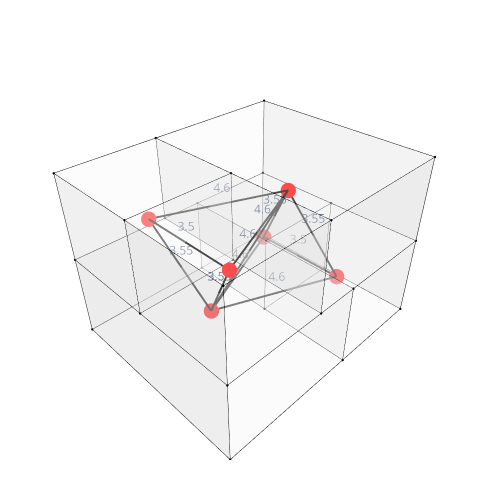

The code cell stored with this chart in its notebook:
### Markdown cell above
## 8. Show the geometry and graph

### Code cell
Topology.Show(house, g1, labels,
              vertexSizeKey="size",
              vertexColorKey="color",
              edgeWidthKey="width",
              edgeColorKey="color",
              showVertexLabel=True,
              vertexLabelKey="length",
              faceOpacity=0.3,
              width=500,
              height=500,
              backgroundColor="white",
              renderer=renderer)

### Figure 1 — Plotly figure (JSON) as saved in the notebook; plotly's stock layout.template omitted (floating-point values rounded to 4 significant figures; data arrays with more than 128 entries replaced by an {"elided": "..."} marker saying what was removed)
{"data": [{"customdata": [" ", " ", " ", " ", " ", " ", " ", " ", " ", " ", " ", " ", " ", " ", " ", " ", " ", " ", " ", " ", " ", " ", " ", " ", " ", " ", " ", " "], "hoverinfo": "text", "hovertemplate": ["Click  ", "Click  ", "Click  ", "Click  ", "Click  ", "Click  ", "Click  ", "Click  ", "Click  ", "Click  ", "Click  ", "Click  ", "Click  ", "Click  ", "Click  ", "Click  ", "Click  ", "Click  ", "Click  ", "Click  ", "Click  ", "Click  ", "Click  ", "Click  ", "Click  ", "Click  ", "Click  ", "Click  "], "hovertext": [" ", " ", " ", " ", " ", " ", " ", " ", " ", " ", " ", " ", " ", " ", " ", " ", " ", " ", " ", " ", " ", " ", " ", " ", " ", " ", " ", " "], "legendgroup": "1", "legendrank": 1, "marker": {"color": ["#000000", "#000000", "#000000", "#000000", "#000000", "#000000", "#000000", "#000000", "#000000", "#000000", "#000000", "#000000", "#000000", "#000000", "#000000", "#000000", "#000000", "#000000", "#000000", "#000000", "#000000", "#000000", "#000000", "#000000", "#000000", "#000000", "#000000", "#000000"], "line": {"width": 0}, "opacity": 1, "size": [2.8, 2.8, 2.8, 2.8, 2.8, 2.8, 2.8, 2.8, 2.8, 2.8, 2.8, 2.8, 2.8, 2.8, 2.8, 2.8, 2.8, 2.8, 2.8, 2.8, 2.8, 2.8, 2.8, 2.8, 2.8, 2.8, 2.8, 2.8], "sizemode": "diameter", "symbol": "circle"}, "mode": "markers+text", "name": "1: Untitled (Vertices)", "showlegend": false, "text": [" ", " ", " ", " ", " ", " ", " ", " ", " ", " ", " ", " ", " ", " ", " ", " ", " ", " ", " ", " ", " ", " ", " ", " ", " ", " ", " ", " "], "type": "scatter3d", "x": [0, 5, 5, 5, 0, 5, 0, 3.5, 5, 5, 0, 3.5, 0, 3.5, 8.5, 8.5, 8.5, 8.5, 8.5, 8.5, 0, 3.5, 0, 3.5, 3.5, 8.5, 8.5, 0], "y": [7, 7, 3.5, 0, 0, 7, 7, 7, 3.5, 0, 0, 0, 3.5, 3.5, 7, 3.5, 7, 3.5, 0, 0, 3.5, 3.5, 7, 7, 0, 0, 7, 0], "z": [0, 0, 0, 0, 0, 3, 3, 3, 3, 3, 3, 3, 3, 3, 0, 0, 3, 3, 0, 3, 6, 6, 6, 6, 6, 6, 6, 6]}, {"hoverinfo": "text", "hovertext": [], "legendgroup": "2", "legendrank": 2, "line": {"color": "#000000", "dash": "solid", "width": 1}, "marker": {"color": "#000000", "size": 0.25, "symbol": "circle"}, "mode": "markers+lines", "name": "1: Untitled (Edges)", "showlegend": false, "text": [], "type": "scatter3d", "x": {"elided": "156 float values"}, "y": {"elided": "156 float values"}, "z": {"elided": "156 int values"}}, {"cmax": 1, "cmin": 0, "color": "#FAFAFA", "colorscale": [[0, "#440154"], [0.1111, "#482878"], [0.2222, "#3e4989"], [0.3333, "#31688e"], [0.4444, "#26828e"], [0.5556, "#1f9e89"], [0.6667, "#35b779"], [0.7778, "#6ece58"], [0.8889, "#b5de2b"], [1, "#fde725"]], "flatshading": true, "hoverinfo": "text", "hovertext": "", "i": [0, 3, 3, 3, 6, 3, 4, 7, 1, 8, 0, 11, 10, 5, 12, 12, 13, 12, 10, 10, 8, 13, 10, 11, 4, 4, 7, 4, 16, 14, 15, 15, 17, 8, 1, 1, 17, 15, 2, 9, 19, 9, 20, 13, 21, 12, 6, 23, 6, 6, 22, 23, 24, 19, 9, 10, 25, 26, 7, 26, 24, 17, 24, 23, 20, 26, 25, 10, 27, 11, 21, 20], "j": [1, 4, 1, 5, 7, 6, 7, 8, 8, 9, 2, 0, 2, 3, 3, 0, 6, 13, 9, 8, 7, 8, 13, 10, 14, 15, 16, 7, 17, 16, 17, 8, 16, 17, 15, 18, 19, 17, 18, 2, 17, 19, 21, 20, 22, 21, 5, 6, 20, 23, 21, 22, 25, 24, 25, 25, 20, 16, 6, 7, 19, 16, 17, 20, 25, 20, 27, 25, 21, 27, 27, 21], "k": [2, 1, 0, 6, 4, 4, 1, 1, 2, 2, 10, 10, 9, 12, 0, 11, 5, 5, 8, 13, 6, 6, 12, 12, 15, 1, 14, 14, 15, 15, 8, 1, 7, 7, 18, 2, 18, 18, 19, 19, 8, 8, 12, 12, 5, 5, 22, 22, 13, 20, 20, 20, 9, 9, 10, 13, 13, 7, 23, 23, 17, 26, 26, 26, 24, 24, 11, 11, 12, 12, 25, 25], "legendgroup": "3", "legendrank": 3, "lighting": {"facenormalsepsilon": 0}, "name": "1: Untitled (Faces)", "opacity": 0.3, "showlegend": false, "showscale": false, "text": "", "type": "mesh3d", "x": [0, 5, 5, 0, 5, 0, 3.5, 5, 5, 5, 3.5, 0, 0, 3.5, 8.5, 8.5, 8.5, 8.5, 8.5, 8.5, 3.5, 0, 0, 3.5, 8.5, 3.5, 8.5, 0], "y": [0, 3.5, 0, 7, 7, 7, 7, 7, 3.5, 0, 0, 0, 3.5, 3.5, 7, 3.5, 7, 3.5, 0, 0, 3.5, 3.5, 7, 7, 0, 0, 7, 0], "z": [0, 0, 0, 0, 0, 3, 3, 3, 3, 3, 3, 3, 3, 3, 0, 0, 3, 3, 0, 3, 6, 6, 6, 6, 6, 6, 6, 6]}, {"hoverinfo": "text", "hovertext": [], "legendgroup": "50", "legendrank": 50, "line": {"color": "#000000", "dash": "solid", "width": 4}, "marker": {"color": "#000000", "size": 1, "symbol": "circle"}, "mode": "markers+lines", "name": "2: Untitled Graph (Edges)", "showlegend": false, "text": [], "type": "scatter3d", "x": [2.5, 6.75, null, 6.75, 6.75, null, 6.75, 6, null, 2.5, 6.75, null, 2.5, 1.75, null, 2.5, 6, null, 2.5, 1.75, null, 6.75, 6, null, 6, 1.75, null, 1.75, 6, null, 1.75, 1.75, null], "y": [3.5, 1.75, null, 5.25, 1.75, null, 1.75, 3.5, null, 3.5, 5.25, null, 3.5, 1.75, null, 3.5, 3.5, null, 3.5, 5.25, null, 5.25, 3.5, null, 3.5, 1.75, null, 5.25, 3.5, null, 5.25, 1.75, null], "z": [1.5, 1.5, null, 1.5, 1.5, null, 1.5, 4.5, null, 1.5, 1.5, null, 1.5, 4.5, null, 1.5, 4.5, null, 1.5, 4.5, null, 1.5, 4.5, null, 4.5, 4.5, null, 4.5, 4.5, null, 4.5, 4.5, null]}, {"customdata": [" ", " ", " ", " ", " ", " "], "hoverinfo": "text", "hovertemplate": ["Click  ", "Click  ", "Click  ", "Click  ", "Click  ", "Click  "], "hovertext": [" ", " ", " ", " ", " ", " "], "legendgroup": "49", "legendrank": 49, "marker": {"color": ["#FF0000", "#FF0000", "#FF0000", "#FF0000", "#FF0000", "#FF0000"], "line": {"width": 0}, "opacity": 1, "size": [18, 18, 18, 18, 18, 18], "sizemode": "diameter", "symbol": "circle"}, "mode": "markers+text", "name": "2: Untitled Graph (Vertices)", "showlegend": false, "text": [" ", " ", " ", " ", " ", " "], "type": "scatter3d", "x": [6.75, 2.5, 6, 6.75, 1.75, 1.75], "y": [1.75, 3.5, 3.5, 5.25, 5.25, 1.75], "z": [1.5, 1.5, 4.5, 1.5, 4.5, 4.5]}, {"customdata": ["4.6"], "hoverinfo": "text", "hovertemplate": ["Click 4.6"], "hovertext": ["4.6"], "legendgroup": "5", "legendrank": 5, "marker": {"color": ["#000000"], "line": {"width": 0}, "opacity": 1, "size": [2.8], "sizemode": "diameter", "symbol": "circle"}, "mode": "markers+text", "name": "3: Untitled (Vertices)", "showlegend": false, "text": ["4.6"], "type": "scatter3d", "x": [4.625], "y": [2.625], "z": [1.5]}, {"customdata": ["3.5"], "hoverinfo": "text", "hovertemplate": ["Click 3.5"], "hovertext": ["3.5"], "legendgroup": "9", "legendrank": 9, "marker": {"color": ["#000000"], "line": {"width": 0}, "opacity": 1, "size": [2.8], "sizemode": "diameter", "symbol": "circle"}, "mode": "markers+text", "name": "4: Untitled (Vertices)", "showlegend": false, "text": ["3.5"], "type": "scatter3d", "x": [6.75], "y": [3.5], "z": [1.5]}, {"customdata": ["3.55"], "hoverinfo": "text", "hovertemplate": ["Click 3.55"], "hovertext": ["3.55"], "legendgroup": "13", "legendrank": 13, "marker": {"color": ["#000000"], "line": {"width": 0}, "opacity": 1, "size": [2.8], "sizemode": "diameter", "symbol": "circle"}, "mode": "markers+text", "name": "5: Untitled (Vertices)", "showlegend": false, "text": ["3.55"], "type": "scatter3d", "x": [6.375], "y": [2.625], "z": [3]}, {"customdata": ["4.6"], "hoverinfo": "text", "hovertemplate": ["Click 4.6"], "hovertext": ["4.6"], "legendgroup": "17", "legendrank": 17, "marker": {"color": ["#000000"], "line": {"width": 0}, "opacity": 1, "size": [2.8], "sizemode": "diameter", "symbol": "circle"}, "mode": "markers+text", "name": "6: Untitled (Vertices)", "showlegend": false, "text": ["4.6"], "type": "scatter3d", "x": [4.625], "y": [4.375], "z": [1.5]}, {"customdata": ["3.55"], "hoverinfo": "text", "hovertemplate": ["Click 3.55"], "hovertext": ["3.55"], "legendgroup": "21", "legendrank": 21, "marker": {"color": ["#000000"], "line": {"width": 0}, "opacity": 1, "size": [2.8], "sizemode": "diameter", "symbol": "circle"}, "mode": "markers+text", "name": "7: Untitled (Vertices)", "showlegend": false, "text": ["3.55"], "type": "scatter3d", "x": [2.125], "y": [2.625], "z": [3]}, {"customdata": ["4.61"], "hoverinfo": "text", "hovertemplate": ["Click 4.61"], "hovertext": ["4.61"], "legendgroup": "25", "legendrank": 25, "marker": {"color": ["#000000"], "line": {"width": 0}, "opacity": 1, "size": [2.8], "sizemode": "diameter", "symbol": "circle"}, "mode": "markers+text", "name": "8: Untitled (Vertices)", "showlegend": false, "text": ["4.61"], "type": "scatter3d", "x": [4.25], "y": [3.5], "z": [3]}, {"customdata": ["3.55"], "hoverinfo": "text", "hovertemplate": ["Click 3.55"], "hovertext": ["3.55"], "legendgroup": "29", "legendrank": 29, "marker": {"color": ["#000000"], "line": {"width": 0}, "opacity": 1, "size": [2.8], "sizemode": "diameter", "symbol": "circle"}, "mode": "markers+text", "name": "9: Untitled (Vertices)", "showlegend": false, "text": ["3.55"], "type": "scatter3d", "x": [2.125], "y": [4.375], "z": [3]}, {"customdata": ["3.55"], "hoverinfo": "text", "hovertemplate": ["Click 3.55"], "hovertext": ["3.55"], "legendgroup": "33", "legendrank": 33, "marker": {"color": ["#000000"], "line": {"width": 0}, "opacity": 1, "size": [2.8], "sizemode": "diameter", "symbol": "circle"}, "mode": "markers+text", "name": "10: Untitled (Vertices)", "showlegend": false, "text": ["3.55"], "type": "scatter3d", "x": [6.375], "y": [4.375], "z": [3]}, {"customdata": ["4.6"], "hoverinfo": "text", "hovertemplate": ["Click 4.6"], "hovertext": ["4.6"], "legendgroup": "37", "legendrank": 37, "marker": {"color": ["#000000"], "line": {"width": 0}, "opacity": 1, "size": [2.8], "sizemode": "diameter", "symbol": "circle"}, "mode": "markers+text", "name": "11: Untitled (Vertices)", "showlegend": false, "text": ["4.6"], "type": "scatter3d", "x": [3.875], "y": [2.625], "z": [4.5]}, {"customdata": ["4.6"], "hoverinfo": "text", "hovertemplate": ["Click 4.6"], "hovertext": ["4.6"], "legendgroup": "41", "legendrank": 41, "marker": {"color": ["#000000"], "line": {"width": 0}, "opacity": 1, "size": [2.8], "sizemode": "diameter", "symbol": "circle"}, "mode": "markers+text", "name": "12: Untitled (Vertices)", "showlegend": false, "text": ["4.6"], "type": "scatter3d", "x": [3.875], "y": [4.375], "z": [4.5]}, {"customdata": ["3.5"], "hoverinfo": "text", "hovertemplate": ["Click 3.5"], "hovertext": ["3.5"], "legendgroup": "45", "legendrank": 45, "marker": {"color": ["#000000"], "line": {"width": 0}, "opacity": 1, "size": [2.8], "sizemode": "diameter", "symbol": "circle"}, "mode": "markers+text", "name": "13: Untitled (Vertices)", "showlegend": false, "text": ["3.5"], "type": "scatter3d", "x": [1.75], "y": [3.5], "z": [4.5]}], "layout": {"autosize": true, "height": 500, "margin": {"b": 40, "l": 40, "r": 40, "t": 40}, "paper_bgcolor": "#FFFFFF", "plot_bgcolor": "#FFFFFF", "scene": {"aspectmode": "data", "camera": {"center": {"x": 0, "y": 0, "z": 0}, "eye": {"x": -1.25, "y": -1.25, "z": 1.25}, "projection": {"type": "perspective"}, "up": {"x": 0, "y": 0, "z": 1}}, "xaxis": {"visible": false}, "yaxis": {"visible": false}, "zaxis": {"visible": false}}, "showlegend": true, "width": 500, "xaxis": {"showgrid": false, "visible": false, "zeroline": false}, "yaxis": {"showgrid": false, "visible": false, "zeroline": false}}}
